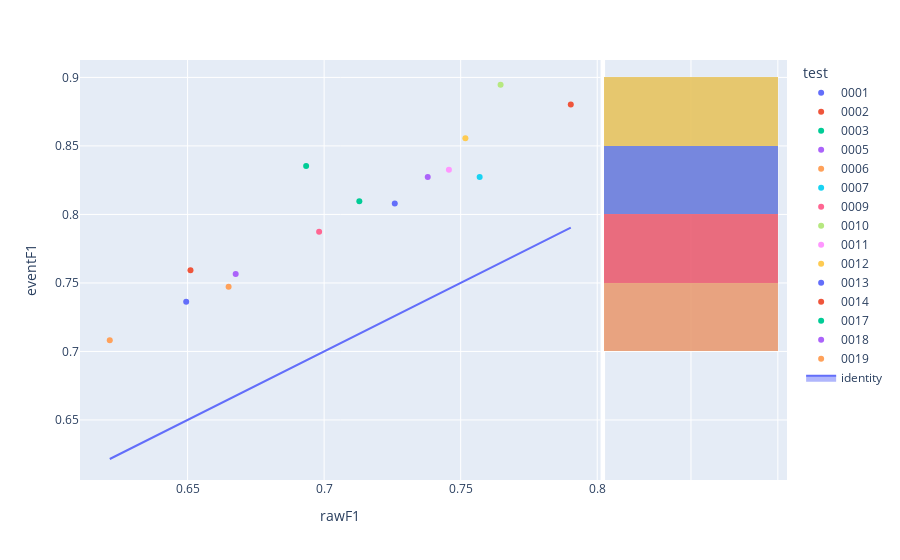

Here is the notebook cell this chart was saved with:
### Code cell
fig=px.scatter(experimentModels_N2,x='rawF1',y='eventF1',color='test',hover_name='modelId', marginal_y="histogram")
fig.add_trace(
    go.Scatter(x=experimentModels_N2['rawF1'], y=experimentModels_N2['rawF1'], name="identity", mode='lines',fill="toself")
)
fig.show()

### Figure 1 — Plotly figure (JSON) as saved in the notebook; plotly's stock layout.template omitted (floating-point values rounded to 4 significant figures)
{"data": [{"hovertemplate": "<b>%{hovertext}</b><br><br>test=0001<br>rawF1=%{x}<br>eventF1=%{y}<extra></extra>", "hovertext": ["7feab6c6-8ccf-4056-b394-5b6d7b96cb7a"], "legendgroup": "0001", "marker": {"color": "#636efa", "symbol": "circle"}, "mode": "markers", "name": "0001", "orientation": "v", "showlegend": true, "type": "scatter", "x": [0.6495], "xaxis": "x", "y": [0.7364], "yaxis": "y"}, {"alignmentgroup": "True", "bingroup": "y", "hovertemplate": "test=0001<br>eventF1=%{y}<br>count=%{x}<extra></extra>", "legendgroup": "0001", "marker": {"color": "#636efa"}, "name": "0001", "offsetgroup": "0001", "opacity": 0.5, "showlegend": false, "type": "histogram", "xaxis": "x2", "y": [0.7364], "yaxis": "y2"}, {"hovertemplate": "<b>%{hovertext}</b><br><br>test=0002<br>rawF1=%{x}<br>eventF1=%{y}<extra></extra>", "hovertext": ["aca6fbc5-bdf4-4890-bc15-bd3cc527aa65"], "legendgroup": "0002", "marker": {"color": "#EF553B", "symbol": "circle"}, "mode": "markers", "name": "0002", "orientation": "v", "showlegend": true, "type": "scatter", "x": [0.7903], "xaxis": "x", "y": [0.8803], "yaxis": "y"}, {"alignmentgroup": "True", "bingroup": "y", "hovertemplate": "test=0002<br>eventF1=%{y}<br>count=%{x}<extra></extra>", "legendgroup": "0002", "marker": {"color": "#EF553B"}, "name": "0002", "offsetgroup": "0002", "opacity": 0.5, "showlegend": false, "type": "histogram", "xaxis": "x2", "y": [0.8803], "yaxis": "y2"}, {"hovertemplate": "<b>%{hovertext}</b><br><br>test=0003<br>rawF1=%{x}<br>eventF1=%{y}<extra></extra>", "hovertext": ["ec017e6c-bd1b-41f7-af84-ed6023617980"], "legendgroup": "0003", "marker": {"color": "#00cc96", "symbol": "circle"}, "mode": "markers", "name": "0003", "orientation": "v", "showlegend": true, "type": "scatter", "x": [0.7129], "xaxis": "x", "y": [0.8096], "yaxis": "y"}, {"alignmentgroup": "True", "bingroup": "y", "hovertemplate": "test=0003<br>eventF1=%{y}<br>count=%{x}<extra></extra>", "legendgroup": "0003", "marker": {"color": "#00cc96"}, "name": "0003", "offsetgroup": "0003", "opacity": 0.5, "showlegend": false, "type": "histogram", "xaxis": "x2", "y": [0.8096], "yaxis": "y2"}, {"hovertemplate": "<b>%{hovertext}</b><br><br>test=0005<br>rawF1=%{x}<br>eventF1=%{y}<extra></extra>", "hovertext": ["abcd606e-c9ec-4194-807e-4a045dcd0e18"], "legendgroup": "0005", "marker": {"color": "#ab63fa", "symbol": "circle"}, "mode": "markers", "name": "0005", "orientation": "v", "showlegend": true, "type": "scatter", "x": [0.6676], "xaxis": "x", "y": [0.7566], "yaxis": "y"}, {"alignmentgroup": "True", "bingroup": "y", "hovertemplate": "test=0005<br>eventF1=%{y}<br>count=%{x}<extra></extra>", "legendgroup": "0005", "marker": {"color": "#ab63fa"}, "name": "0005", "offsetgroup": "0005", "opacity": 0.5, "showlegend": false, "type": "histogram", "xaxis": "x2", "y": [0.7566], "yaxis": "y2"}, {"hovertemplate": "<b>%{hovertext}</b><br><br>test=0006<br>rawF1=%{x}<br>eventF1=%{y}<extra></extra>", "hovertext": ["ba039537-8f79-49cf-8ac8-383434059506"], "legendgroup": "0006", "marker": {"color": "#FFA15A", "symbol": "circle"}, "mode": "markers", "name": "0006", "orientation": "v", "showlegend": true, "type": "scatter", "x": [0.6215], "xaxis": "x", "y": [0.7082], "yaxis": "y"}, {"alignmentgroup": "True", "bingroup": "y", "hovertemplate": "test=0006<br>eventF1=%{y}<br>count=%{x}<extra></extra>", "legendgroup": "0006", "marker": {"color": "#FFA15A"}, "name": "0006", "offsetgroup": "0006", "opacity": 0.5, "showlegend": false, "type": "histogram", "xaxis": "x2", "y": [0.7082], "yaxis": "y2"}, {"hovertemplate": "<b>%{hovertext}</b><br><br>test=0007<br>rawF1=%{x}<br>eventF1=%{y}<extra></extra>", "hovertext": ["496b4ddf-f8cb-4244-89ad-0439681b820b"], "legendgroup": "0007", "marker": {"color": "#19d3f3", "symbol": "circle"}, "mode": "markers", "name": "0007", "orientation": "v", "showlegend": true, "type": "scatter", "x": [0.7569], "xaxis": "x", "y": [0.8273], "yaxis": "y"}, {"alignmentgroup": "True", "bingroup": "y", "hovertemplate": "test=0007<br>eventF1=%{y}<br>count=%{x}<extra></extra>", "legendgroup": "0007", "marker": {"color": "#19d3f3"}, "name": "0007", "offsetgroup": "0007", "opacity": 0.5, "showlegend": false, "type": "histogram", "xaxis": "x2", "y": [0.8273], "yaxis": "y2"}, {"hovertemplate": "<b>%{hovertext}</b><br><br>test=0009<br>rawF1=%{x}<br>eventF1=%{y}<extra></extra>", "hovertext": ["7daf0b7c-d584-4841-8dd3-6d4cec075655"], "legendgroup": "0009", "marker": {"color": "#FF6692", "symbol": "circle"}, "mode": "markers", "name": "0009", "orientation": "v", "showlegend": true, "type": "scatter", "x": [0.6982], "xaxis": "x", "y": [0.7874], "yaxis": "y"}, {"alignmentgroup": "True", "bingroup": "y", "hovertemplate": "test=0009<br>eventF1=%{y}<br>count=%{x}<extra></extra>", "legendgroup": "0009", "marker": {"color": "#FF6692"}, "name": "0009", "offsetgroup": "0009", "opacity": 0.5, "showlegend": false, "type": "histogram", "xaxis": "x2", "y": [0.7874], "yaxis": "y2"}, {"hovertemplate": "<b>%{hovertext}</b><br><br>test=0010<br>rawF1=%{x}<br>eventF1=%{y}<extra></extra>", "hovertext": ["cf984650-f856-4b2e-9290-4aba38fd6427"], "legendgroup": "0010", "marker": {"color": "#B6E880", "symbol": "circle"}, "mode": "markers", "name": "0010", "orientation": "v", "showlegend": true, "type": "scatter", "x": [0.7646], "xaxis": "x", "y": [0.8947], "yaxis": "y"}, {"alignmentgroup": "True", "bingroup": "y", "hovertemplate": "test=0010<br>eventF1=%{y}<br>count=%{x}<extra></extra>", "legendgroup": "0010", "marker": {"color": "#B6E880"}, "name": "0010", "offsetgroup": "0010", "opacity": 0.5, "showlegend": false, "type": "histogram", "xaxis": "x2", "y": [0.8947], "yaxis": "y2"}, {"hovertemplate": "<b>%{hovertext}</b><br><br>test=0011<br>rawF1=%{x}<br>eventF1=%{y}<extra></extra>", "hovertext": ["8be0a742-8fa8-4f1f-a081-622ff61d7bb5"], "legendgroup": "0011", "marker": {"color": "#FF97FF", "symbol": "circle"}, "mode": "markers", "name": "0011", "orientation": "v", "showlegend": true, "type": "scatter", "x": [0.7457], "xaxis": "x", "y": [0.8326], "yaxis": "y"}, {"alignmentgroup": "True", "bingroup": "y", "hovertemplate": "test=0011<br>eventF1=%{y}<br>count=%{x}<extra></extra>", "legendgroup": "0011", "marker": {"color": "#FF97FF"}, "name": "0011", "offsetgroup": "0011", "opacity": 0.5, "showlegend": false, "type": "histogram", "xaxis": "x2", "y": [0.8326], "yaxis": "y2"}, {"hovertemplate": "<b>%{hovertext}</b><br><br>test=0012<br>rawF1=%{x}<br>eventF1=%{y}<extra></extra>", "hovertext": ["87814133-dd28-4c87-860b-c4ef8d85801e"], "legendgroup": "0012", "marker": {"color": "#FECB52", "symbol": "circle"}, "mode": "markers", "name": "0012", "orientation": "v", "showlegend": true, "type": "scatter", "x": [0.7517], "xaxis": "x", "y": [0.8557], "yaxis": "y"}, {"alignmentgroup": "True", "bingroup": "y", "hovertemplate": "test=0012<br>eventF1=%{y}<br>count=%{x}<extra></extra>", "legendgroup": "0012", "marker": {"color": "#FECB52"}, "name": "0012", "offsetgroup": "0012", "opacity": 0.5, "showlegend": false, "type": "histogram", "xaxis": "x2", "y": [0.8557], "yaxis": "y2"}, {"hovertemplate": "<b>%{hovertext}</b><br><br>test=0013<br>rawF1=%{x}<br>eventF1=%{y}<extra></extra>", "hovertext": ["3d0715ed-4682-4fa5-9cc7-f167312e833b"], "legendgroup": "0013", "marker": {"color": "#636efa", "symbol": "circle"}, "mode": "markers", "name": "0013", "orientation": "v", "showlegend": true, "type": "scatter", "x": [0.7259], "xaxis": "x", "y": [0.8079], "yaxis": "y"}, {"alignmentgroup": "True", "bingroup": "y", "hovertemplate": "test=0013<br>eventF1=%{y}<br>count=%{x}<extra></extra>", "legendgroup": "0013", "marker": {"color": "#636efa"}, "name": "0013", "offsetgroup": "0013", "opacity": 0.5, "showlegend": false, "type": "histogram", "xaxis": "x2", "y": [0.8079], "yaxis": "y2"}, {"hovertemplate": "<b>%{hovertext}</b><br><br>test=0014<br>rawF1=%{x}<br>eventF1=%{y}<extra></extra>", "hovertext": ["1ec0ffd4-9973-4c92-9d68-80bfc2610b4e"], "legendgroup": "0014", "marker": {"color": "#EF553B", "symbol": "circle"}, "mode": "markers", "name": "0014", "orientation": "v", "showlegend": true, "type": "scatter", "x": [0.6511], "xaxis": "x", "y": [0.7592], "yaxis": "y"}, {"alignmentgroup": "True", "bingroup": "y", "hovertemplate": "test=0014<br>eventF1=%{y}<br>count=%{x}<extra></extra>", "legendgroup": "0014", "marker": {"color": "#EF553B"}, "name": "0014", "offsetgroup": "0014", "opacity": 0.5, "showlegend": false, "type": "histogram", "xaxis": "x2", "y": [0.7592], "yaxis": "y2"}, {"hovertemplate": "<b>%{hovertext}</b><br><br>test=0017<br>rawF1=%{x}<br>eventF1=%{y}<extra></extra>", "hovertext": ["85254932-ed56-4105-92cd-63187d464506"], "legendgroup": "0017", "marker": {"color": "#00cc96", "symbol": "circle"}, "mode": "markers", "name": "0017", "orientation": "v", "showlegend": true, "type": "scatter", "x": [0.6934], "xaxis": "x", "y": [0.8354], "yaxis": "y"}, {"alignmentgroup": "True", "bingroup": "y", "hovertemplate": "test=0017<br>eventF1=%{y}<br>count=%{x}<extra></extra>", "legendgroup": "0017", "marker": {"color": "#00cc96"}, "name": "0017", "offsetgroup": "0017", "opacity": 0.5, "showlegend": false, "type": "histogram", "xaxis": "x2", "y": [0.8354], "yaxis": "y2"}, {"hovertemplate": "<b>%{hovertext}</b><br><br>test=0018<br>rawF1=%{x}<br>eventF1=%{y}<extra></extra>", "hovertext": ["4ae8df49-0dfe-4d18-8f0b-e1dfd3285c3e"], "legendgroup": "0018", "marker": {"color": "#ab63fa", "symbol": "circle"}, "mode": "markers", "name": "0018", "orientation": "v", "showlegend": true, "type": "scatter", "x": [0.7379], "xaxis": "x", "y": [0.8273], "yaxis": "y"}, {"alignmentgroup": "True", "bingroup": "y", "hovertemplate": "test=0018<br>eventF1=%{y}<br>count=%{x}<extra></extra>", "legendgroup": "0018", "marker": {"color": "#ab63fa"}, "name": "0018", "offsetgroup": "0018", "opacity": 0.5, "showlegend": false, "type": "histogram", "xaxis": "x2", "y": [0.8273], "yaxis": "y2"}, {"hovertemplate": "<b>%{hovertext}</b><br><br>test=0019<br>rawF1=%{x}<br>eventF1=%{y}<extra></extra>", "hovertext": ["e3714d66-0198-4ba1-b455-3405e39de414"], "legendgroup": "0019", "marker": {"color": "#FFA15A", "symbol": "circle"}, "mode": "markers", "name": "0019", "orientation": "v", "showlegend": true, "type": "scatter", "x": [0.665], "xaxis": "x", "y": [0.7472], "yaxis": "y"}, {"alignmentgroup": "True", "bingroup": "y", "hovertemplate": "test=0019<br>eventF1=%{y}<br>count=%{x}<extra></extra>", "legendgroup": "0019", "marker": {"color": "#FFA15A"}, "name": "0019", "offsetgroup": "0019", "opacity": 0.5, "showlegend": false, "type": "histogram", "xaxis": "x2", "y": [0.7472], "yaxis": "y2"}, {"fill": "toself", "mode": "lines", "name": "identity", "type": "scatter", "x": [0.6495, 0.7903, 0.7129, 0.6676, 0.6215, 0.7569, 0.6982, 0.7646, 0.7457, 0.7517, 0.7259, 0.6511, 0.6934, 0.7379, 0.665], "y": [0.6495, 0.7903, 0.7129, 0.6676, 0.6215, 0.7569, 0.6982, 0.7646, 0.7457, 0.7517, 0.7259, 0.6511, 0.6934, 0.7379, 0.665]}], "layout": {"barmode": "overlay", "legend": {"title": {"text": "test"}, "tracegroupgap": 0}, "margin": {"t": 60}, "xaxis": {"anchor": "y", "domain": [0, 0.7363], "title": {"text": "rawF1"}}, "xaxis2": {"anchor": "y2", "domain": [0.7413, 1], "matches": "x2", "showgrid": true, "showline": false, "showticklabels": false, "ticks": ""}, "yaxis": {"anchor": "x", "domain": [0, 1], "title": {"text": "eventF1"}}, "yaxis2": {"anchor": "x2", "domain": [0, 1], "matches": "y", "showgrid": true, "showticklabels": false}}}
